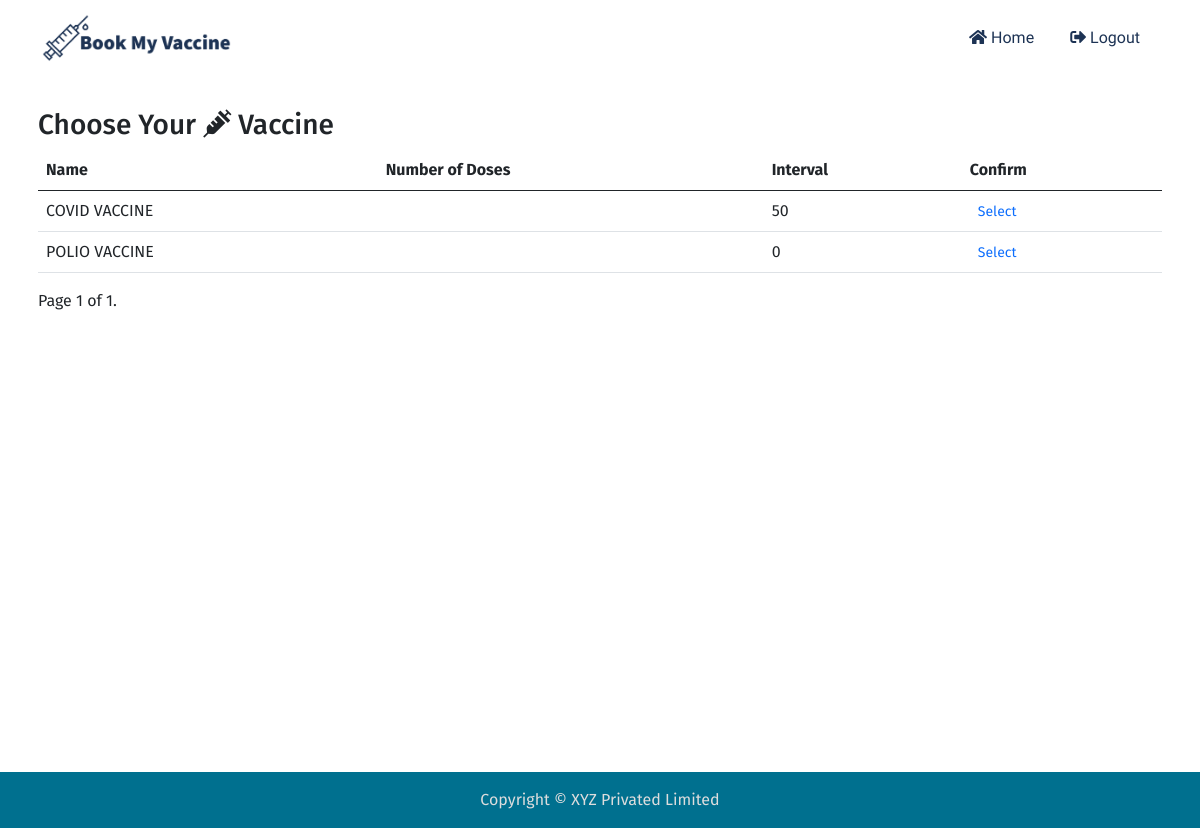
The page /vaccination/choose-vaccine/ (signed in) on the database as committed earlier.
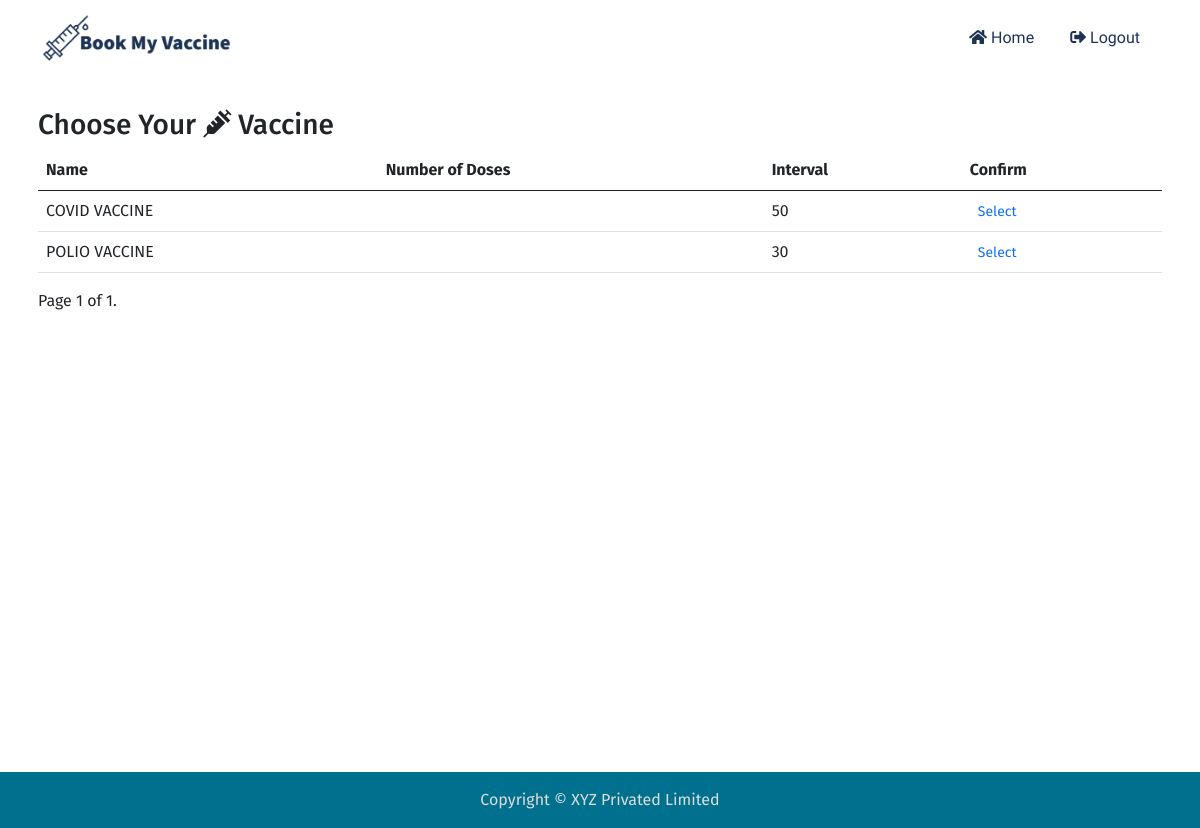
The same page on the database as committed later.
### vaccine/models.py (models this page shows, shortened)
class Vaccine(models.Model):
    name = models.CharField("Vaccine Name", max_length=32)
    description = models.TextField(max_length=1024)
    numbre_of_doses = models.IntegerField(default=1)
    interval = models.IntegerField(default=0, help_text="please provide interval in days")
    storage_temprature = models.IntegerField(null=True, blank=True, help_text="provide temprature in celcius")
    minimum_age = models.IntegerField(default=0)

### vaccination/views.py (the view)
# urls.py: path("choose-vaccine/", views.Choose_Vaccine.as_view(), name="choose_vaccine"),
class Choose_Vaccine(LoginRequiredMixin, generic.ListView):
    model = Vaccine
    template_name = "vaccination/choose_vaccine.html"
    paginate_by = 10
    ordering = ["name"]

### vaccination/templates/vaccination/choose_vaccine.html (shortened to what this page needs)
{% extends 'mysite/base.html' %}
{% block content %}
<div class="mt-3">
  <div class="d-flex align-items-center justify-content-between">
    <h3 class="text-center">Choose Your <i class="fas fa-syringe"></i> Vaccine</h3>
  </div>
  <table class="table table-responsive table-hover">
    <thead>
      <tr>
        <th scope="col">Name</th>
        <th scope="col">Number of Doses</th>
        <th scope="col">Interval</th>
        <th scope="col">Confirm</th>
      </tr>
    </thead>
    <tbody>
      {% for vaccine in page_obj %}
      <tr>
        <td>{{ vaccine.name|upper }}</td>
        <td>{{ vaccine.number_of_doses }}</td>
        <td>{{ vaccine.interval }}</td>
        <td><a href="{% url 'vaccination:choose_campaign' vaccine.id %}" class="btn-sm btn-outline-primary">Select</a></td>
      </tr>
      {% endfor %}
    </tbody>
  </table>
  {% include "components/pagination.html" %}
</div>
{% endblock content %}

Rows that differ between the two databases and show on the page:
changed Vaccine "POLIO VACCINE": interval "0" → "30"
